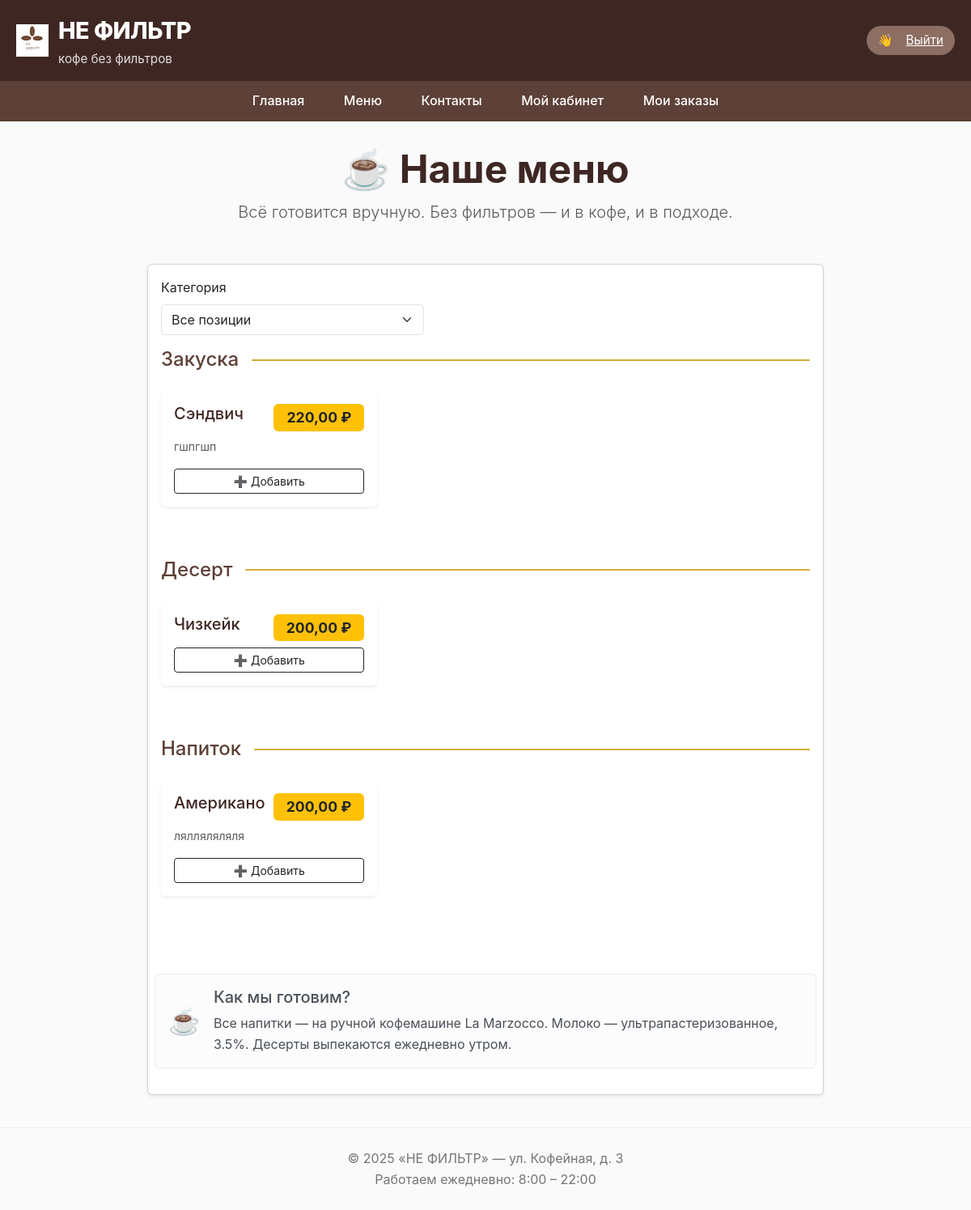
/menu/ (signed in), run on the app's committed database.
### main/models.py (models this page shows, shortened)
class MenuItem(models.Model):
    CATEGORY_CHOICES = [
        ('drink', 'Напиток'),
        ('dessert', 'Десерт'),
        ('snack', 'Закуска'),
    ]
    name = models.CharField("Название", max_length=100)
    category = models.CharField("Категория", max_length=20, choices=CATEGORY_CHOICES)
    price = models.DecimalField("Цена", max_digits=6, decimal_places=2)
    description = models.TextField("Описание", blank=True)
    created_at = models.DateTimeField("Добавлено", auto_now_add=True)
    in_stock = models.BooleanField("В наличии", default=True)
    image = models.ImageField("Фото", upload_to="menu/", blank=True, null=True)
    class Meta:
        ordering = ['-created_at']  # новые — первыми

### main/views.py (the view)
# urls.py: path('menu/', views.menu, name='menu'),
def menu(request):
    category = request.GET.get('category')
    sort = request.GET.get('sort', '-created_at')
    items = MenuItem.objects.filter(in_stock=True)
    if category:
        items = items.filter(category=category)
    valid_sorts = ['-created_at', 'name', '-name', 'price', '-price']
    if sort in valid_sorts:
        items = items.order_by(sort)
    menu_dict = {}
    for item in items:
        cat_name = item.get_category_display()
        menu_dict.setdefault(cat_name, []).append(item)
    categories = [
        ('drink', 'Напитки'),
        ('dessert', 'Десерты'),
        ('snack', 'Закуски'),
    ]
    return render(request, 'menu.html', {
        'menu_items': menu_dict,
        'categories': categories,
        'current_category': category,
        'current_sort': sort,
    })

### coffee/templates/menu.html (shortened to what this page needs)
{% extends "base.html" %}
{% block content %}
<div class="container mt-4">
    <div class="text-center mb-5">
        <h1 class="display-5 fw-bold" style="color: #3E2723;">☕ Наше меню</h1>
        <p class="lead text-muted">Всё готовится вручную. Без фильтров — и в кофе, и в подходе.</p>
    </div>
<div class="card mb-4 shadow-sm">
    <div class="card-body">
        <form method="get" class="row g-3 align-items-end">
            <div class="col-md-5">
                <label class="form-label">Категория</label>
                <select name="category" class="form-select" onchange="this.form.submit()">
                    <option value="">Все позиции</option>
                </select>
            </div>
            <div class="col-md-5">
            </div>
    {% if menu_items %}
        {% for category_name, items in menu_items.items %}
            <section class="mb-5">
                <div class="d-flex align-items-center mb-4">
                    <h2 class="me-3 mb-0" style="color: #5D4037; font-size: 1.5rem;">
                        {{ category_name }}
                    </h2>
                    <div class="flex-grow-1" style="height: 2px; background: #D4AF37; border-radius: 1px;"></div>
                </div>
                <div class="row g-4">
                    {% for item in items %}
                    <a href="{% url 'menu_detail' item.id %}" class="text-decoration-none text-dark">
                        <div class="col-12 col-md-6 col-lg-4">
                            <div class="card h-100 shadow-sm border-0">
                                <div class="card-body d-flex flex-column">
                                    <div class="d-flex justify-content-between align-items-start mb-2">
                                        <h5 class="card-title mb-1" style="color: #3E2723;">{{ item.name }}</h5>
                                        <span class="badge bg-warning text-dark fw-bold py-2 px-3" style="font-size: 1.1rem;">
                                            {{ item.price }} ₽
                                        </span>
                                    </div>
                                    {% if item.description %}
                                        <p class="card-text text-muted small flex-grow-1">{{ item.description }}</p>
                                    {% endif %}
                                    <div class="mt-auto">
                                        <button class="btn btn-outline-dark btn-sm w-100"
                                                title="Добавить в заказ"
                                                onclick="alert('Функция заказа пока в разработке ☕\nНо вы уже можете оформить заказ у бариста!')">
                                            ➕ Добавить
                                        </button>
                                    </div>
                                </div>
                            </div>
                        </div>
                    </a>
                    {% endfor %}
                </div>
            </section>
        {% endfor %}
    {% else %}
        <div class="text-center py-5">
            <p class="text-muted">Меню временно пусто. Скоро добавим свежую обжарку!</p>
        </div>
    {% endif %}
    <div class="alert alert-light mt-5" role="alert">
        <div class="d-flex align-items-center">
            <div class="me-3" style="font-size: 2rem;">☕</div>
            <div>
                <h5 class="alert-heading">Как мы готовим?</h5>
                <p class="mb-0">
                    Все напитки — на ручной кофемашине La Marzocco. Молоко — ультрапастеризованное, 3.5%.
                    Десерты выпекаются ежедневно утром.
                </p>
            </div>
        </div>
    </div>
</div>
{% endblock %}

### coffee/templates/base.html (style rules this page uses)
* { margin: 0; padding: 0; box-sizing: border-box; }
body { font-family: -apple-system, BlinkMacSystemFont, 'Segoe UI', Roboto, sans-serif; line-height: 1.6; color: #333; background-color: #fafafa; }

### data on the page
MenuItem: category_name "Закуска", name "Сэндвич", price "220,00", description "гшпгшп"
MenuItem: category_name "Десерт", name "Чизкейк", price "200,00"
MenuItem: category_name "Напиток", name "Американо", price "200,00", description "лялляляляля"
